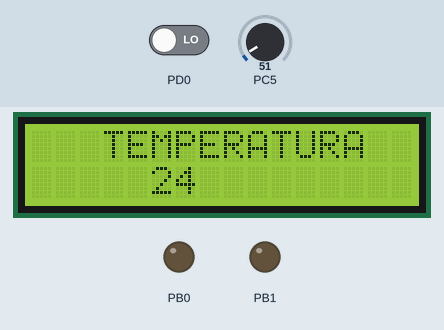
This program was run on a simulated ATmega48, built with avr-gcc and emulated at 1 MHz. Parts: 16×2 character LCD, output pins drawn as LEDs (lit = HIGH). Wiring (inferred from the signals the program sends): character LCD (HD44780): RS PD1; R/W PD2; E PD3; data PD4, PD5, PD6, PD7. The test bench sets the inputs (shaded band); at power-on: PC5 = 51, PD0 LOW. Pins used as bus, display or sensor lines are not drawn.

Above: at 1.2 s.
1.3 s: PC5 set to 57
At 2.3 s:
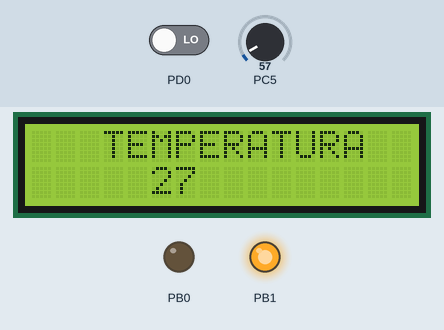
3.1 s: PC5 set to 30
At 4.0 s:
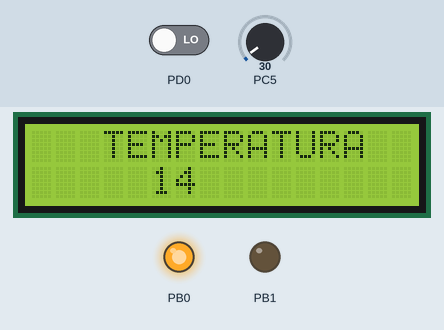
4.7 s: PC5 set to 15
At 5.6 s:
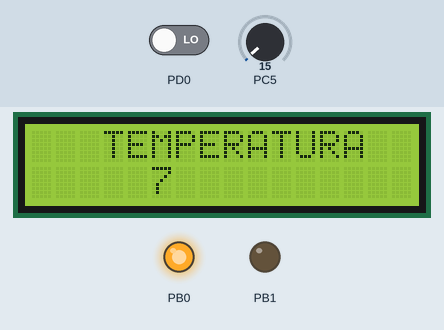
Timing chart, 0 to 7.7 s (numbered marks = the images above; inputs shaded):
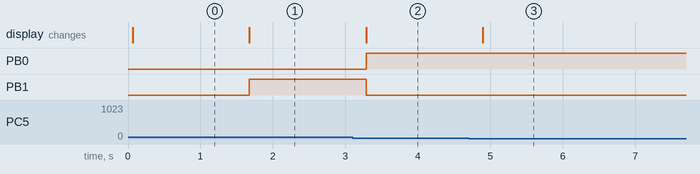

The program:

temperatura_lm35.c
```c
/*
 * temperatura_lm35.c
 *
 * Created: 06/03/2013 01:33:46 p.m.
 *  Author: Israel
 */


#include <avr/io.h>
#include "lcd.h"
#include <stdlib.h>
void ADC_init();
int READ_ADC(char canal);
int num;
char arreglo[4];

int main(void)
{	DDRB=0x03;
	ADC_init();
	lcd_init();
	lcd_gotoxy(3,0);
	lcd_puts("TEMPERATURA");
    while(1)
    {
        num = READ_ADC(5);
		num= num/2.049; //guarda los grados

		itoa(num,arreglo,10);

		if(num>25)
			PORTB=0x02;
		else	if(num<21)
					PORTB=0x01;
					else
						PORTB=0x00;

		lcd_gotoxy(5,1);
		lcd_puts("       ");
		lcd_gotoxy(5,1);
		lcd_puts(arreglo);
		_delay_ms(400);

    }
}

void ADC_init()
{
	ADMUX=0x40;
	ADCSRA=0x80;
}
int READ_ADC(char canal)
{
	ADMUX=(ADMUX&0xf0)|canal; //selección canal
	ADCSRA=ADCSRA|(1<<ADSC);// inicia conv
	while((ADCSRA&(1<<4))==0);//espera a que se complete conv.
	return ADCW; // devuelve el res. de conv.
}
```

lcd.c
```c
// MANEJO DE PANTALLA LCD A 4BITS CONTROLADOR HD44780 O COMPATIBLE

#include "lcd.h"

//Inicializa LCD
void lcd_init(void)
{
	LCD_E_DIR_OUT;
	LCD_RS_DIR_OUT;
	LCD_RW_DIR_OUT;

	LCD_E_LOW;
	LCD_RS_LOW;
	LCD_RW_LOW;

		if (SALIDA==0)
			LCD_PORT_DIR&=0X0F;
		else
			LCD_PORT_DIR|=0XF0;

	delay_ms(45);
	lcd_nibble(LCD_RESET);
   	delay_ms(5);
   	lcd_nibble(LCD_RESET);
   	delay_ms(1);
   	lcd_nibble(LCD_RESET);
	delay_ms(1);

		lcd_nibble(LCD_4BITS);
   		delay_ms(1);
   		lcd_nibble(LCD_4BITS);
   		lcd_nibble(LCD_SET_4BITS);

   	lcd_write(LCD_OFF_ON, 0);
   	lcd_write(LCD_CLEAR, 0);
   	lcd_write(LCD_ENTRY_MODE, 0);
	delay_ms(5);
}

void lcd_nibble(unsigned char nibble)
{
	LCD_RW_LOW;

		if (SALIDA==0)
			LCD_PORT_DIR&=0X0F;
		else
			LCD_PORT_DIR|=0XF0;
		LCD_PORT_WRITE=(nibble&0xF0)|(LCD_PORT_WRITE&0x0F);

	delay_us(2);
	LCD_E_HIGH;
	delay_us(2);
	LCD_E_LOW;
}

void lcd_write(char inst, char rs)
{
	while((lcd_read(0)==0x80));
	if (rs==0)
   		LCD_RS_LOW;
	else
		LCD_RS_HIGH;
   	delay_us(40);
   	lcd_nibble(inst);

   		lcd_nibble(inst<<4);

}

char lcd_read(char rs)
{
	char alto,bajo;
  	if (rs==0)
   		LCD_RS_LOW;
	else
		LCD_RS_HIGH;
    LCD_RW_HIGH;

		if (ENTRADA==0)
			LCD_PORT_DIR&=0X0F;
		else
			LCD_PORT_DIR|=0XF0;
		delay_us(2);
	   	LCD_E_HIGH;
	   	delay_us(2);
	   	alto=LCD_PORT_READ;
	   	LCD_E_LOW;
	   	delay_us(2);
	   	LCD_E_HIGH;
	   	delay_us(2);
	   	bajo = LCD_PORT_READ;
	   	LCD_E_LOW;
		LCD_RW_LOW;
	   	return (alto&0xF0)|(bajo>>4);

}

void lcd_puts(const char * s)
{
	while(*s!=0)
		lcd_write(*s++, 1);
}

void lcd_gotoxy(char x, char y)
{
	if(y==0)
   		y = LCD_LINE1;
   	else
 	   	y = LCD_LINE2;
   	lcd_write(x+y, 0);
}

void lcd_clear(void)
{
   lcd_write(LCD_CLEAR, 0);
}
```

lcd.h
```c
// MANEJO DE PANTALLA LCD A 4BITS CON CONTROLADOR HD44780 O COMPATIBLE

//////////////////////////////////////////////////////////
//DEFINICIONES DE PINES DE LA LCD

#include <avr/io.h>

#define F_CPU 1000000UL
#include <util/delay.h>


#define		BIT_0		0X01
#define		BIT_1		0X02
#define		BIT_2		0X04
#define		BIT_3		0X08
#define		BIT_4		0X10
#define		BIT_5		0X20
#define		BIT_6		0X40
#define		BIT_7		0X80

#define		SALIDA			1
#define		ENTRADA			0

#define		LCD_RS_DIR_IN		DDRD&=~BIT_1
#define		LCD_RW_DIR_IN		DDRD&=~BIT_2
#define		LCD_E_DIR_IN		DDRD&=~BIT_3

#define		LCD_RS_DIR_OUT		DDRD|=BIT_1
#define		LCD_RW_DIR_OUT		DDRD|=BIT_2
#define		LCD_E_DIR_OUT		DDRD|=BIT_3

#define		LCD_RS_LOW			PORTD&=~BIT_1
#define		LCD_RW_LOW			PORTD&=~BIT_2
#define		LCD_E_LOW			PORTD&=~BIT_3

#define		LCD_RS_HIGH			PORTD|=BIT_1
#define		LCD_RW_HIGH			PORTD|=BIT_2
#define		LCD_E_HIGH			PORTD|=BIT_3

#define		LCD_PORT_DIR	DDRD

#define		LCD_PORT_READ	PIND
#define		LCD_PORT_WRITE	PORTD

#define		delay_ms(x)		_delay_ms(x);//Cambiar segun el compilador
#define		delay_us(x)		_delay_us(x);//Cambiar segun el compilador

///////////////////////////////////////////

#define  LCD_CLEAR   	0x01
#define  LCD_LINE1   	0x80
#define  LCD_LINE2   	0xC0
#define	 LCD_RESET	 	0X30
#define	 LCD_SET_4BITS	0XC0

#define  LCD_4BITS		0x20
#define	 LCD_OFF_ON		0X0C
#define	 LCD_ENTRY_MODE	0X06
////////////////////////////////////////////

void lcd_init(void);
void lcd_nibble(unsigned char nibble);
void lcd_write(char inst, char rs);
char lcd_read(char rs);
void lcd_puts(const char * s);
void lcd_gotoxy(char x, char y);
void lcd_clear(void);
```

Measured:
- the behaviour switches between 53 and 54 on PC5 (found by bisection; images 0 and 1)
- after the input at 1.3 s, PB1: LOW → HIGH after 0.37 s; the display: changes after 0.38 s (image 1)
- after the input at 3.1 s, PB0: LOW → HIGH after 0.19 s; PB1: HIGH → LOW after 0.19 s; the display: changes after 0.19 s (image 2)
- after the input at 4.7 s, the display: changes after 0.20 s (image 3)
